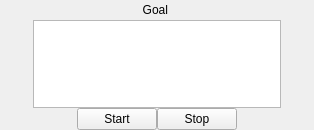
<?xml version="1.0" encoding="UTF-8"?>
<ui version="4.0">
 <class>Mission</class>
 <widget class="QWidget" name="Mission">
  <property name="geometry">
   <rect>
    <x>0</x>
    <y>0</y>
    <width>314</width>
    <height>130</height>
   </rect>
  </property>
  <property name="minimumSize">
   <size>
    <width>314</width>
    <height>0</height>
   </size>
  </property>
  <property name="maximumSize">
   <size>
    <width>314</width>
    <height>16777215</height>
   </size>
  </property>
  <property name="windowTitle">
   <string>Form</string>
  </property>
  <layout class="QVBoxLayout" name="verticalLayout">
   <property name="spacing">
    <number>0</number>
   </property>
   <property name="margin">
    <number>0</number>
   </property>
   <item>
    <layout class="QHBoxLayout" name="horizontalLayout">
     <item>
      <spacer name="horizontalSpacer_2">
       <property name="orientation">
        <enum>Qt::Horizontal</enum>
       </property>
       <property name="sizeHint" stdset="0">
        <size>
         <width>40</width>
         <height>20</height>
        </size>
       </property>
      </spacer>
     </item>
     <item>
      <widget class="QLabel" name="label">
       <property name="sizePolicy">
        <sizepolicy hsizetype="Expanding" vsizetype="Expanding">
         <horstretch>0</horstretch>
         <verstretch>0</verstretch>
        </sizepolicy>
       </property>
       <property name="text">
        <string>Goal </string>
       </property>
       <property name="alignment">
        <set>Qt::AlignCenter</set>
       </property>
      </widget>
     </item>
     <item>
      <spacer name="horizontalSpacer">
       <property name="orientation">
        <enum>Qt::Horizontal</enum>
       </property>
       <property name="sizeHint" stdset="0">
        <size>
         <width>40</width>
         <height>20</height>
        </size>
       </property>
      </spacer>
     </item>
    </layout>
   </item>
   <item>
    <layout class="QHBoxLayout" name="horizontalLayout_2">
     <item>
      <spacer name="horizontalSpacer_5">
       <property name="orientation">
        <enum>Qt::Horizontal</enum>
       </property>
       <property name="sizeHint" stdset="0">
        <size>
         <width>40</width>
         <height>20</height>
        </size>
       </property>
      </spacer>
     </item>
     <item>
      <widget class="QTextBrowser" name="textBrowser"/>
     </item>
     <item>
      <spacer name="horizontalSpacer_6">
       <property name="orientation">
        <enum>Qt::Horizontal</enum>
       </property>
       <property name="sizeHint" stdset="0">
        <size>
         <width>40</width>
         <height>20</height>
        </size>
       </property>
      </spacer>
     </item>
    </layout>
   </item>
   <item>
    <layout class="QHBoxLayout" name="horizontalLayout_5">
     <item>
      <spacer name="horizontalSpacer_3">
       <property name="orientation">
        <enum>Qt::Horizontal</enum>
       </property>
       <property name="sizeHint" stdset="0">
        <size>
         <width>40</width>
         <height>20</height>
        </size>
       </property>
      </spacer>
     </item>
     <item>
      <widget class="QPushButton" name="startPushButton">
       <property name="text">
        <string>Start</string>
       </property>
      </widget>
     </item>
     <item>
      <widget class="QPushButton" name="stopPushButton">
       <property name="text">
        <string>Stop</string>
       </property>
      </widget>
     </item>
     <item>
      <spacer name="horizontalSpacer_4">
       <property name="orientation">
        <enum>Qt::Horizontal</enum>
       </property>
       <property name="sizeHint" stdset="0">
        <size>
         <width>40</width>
         <height>20</height>
        </size>
       </property>
      </spacer>
     </item>
    </layout>
   </item>
  </layout>
 </widget>
 <resources/>
 <connections/>
</ui>
